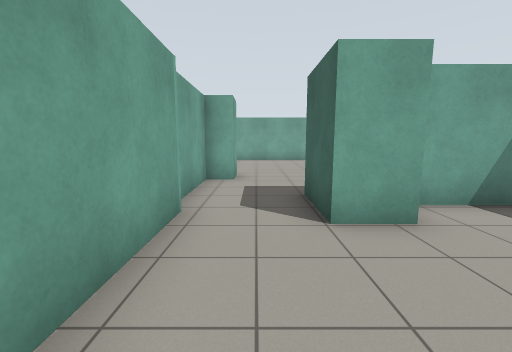
View 1 (above)

16 first-person views from a walk through a Gazebo world. The camera is 1.2 m above the floor, tilts 8° down and sees 90° across. The lines on the ground mark 1 m squares. The floor is counted in squares, 1 m on a side. Each view is taken from the middle of a square. On the plan, view 1 faces up. The plan holds only what a view shows up to about 12 squares ahead; the rest is blank.

View 2
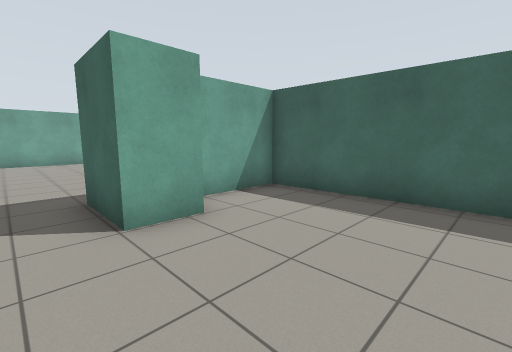

View 3
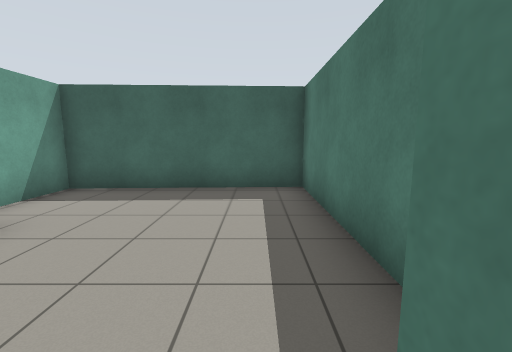

View 4
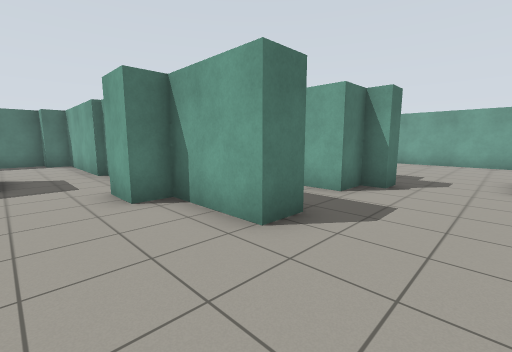

View 5
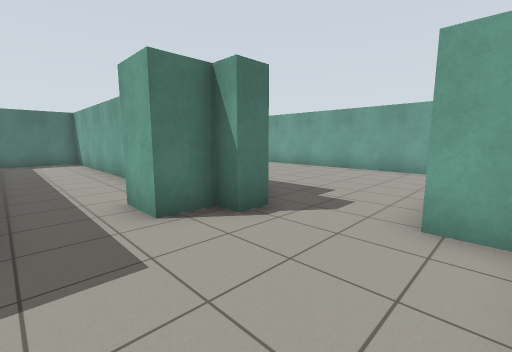

View 6
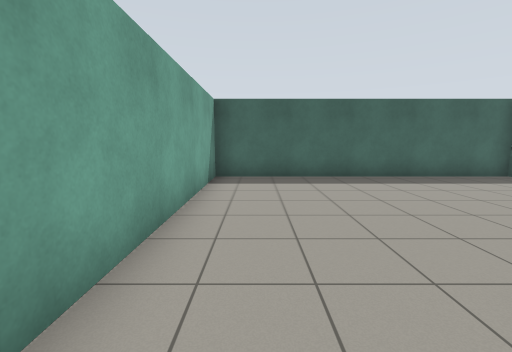

View 7
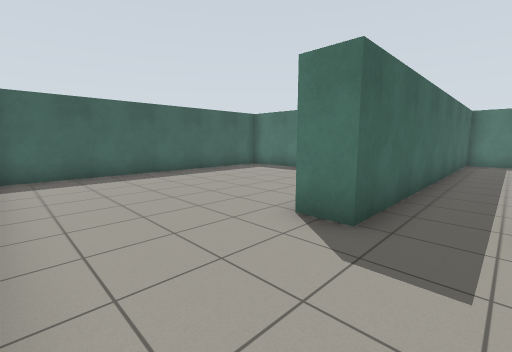

View 8
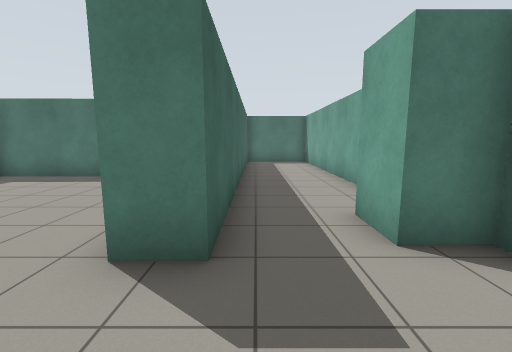

View 9
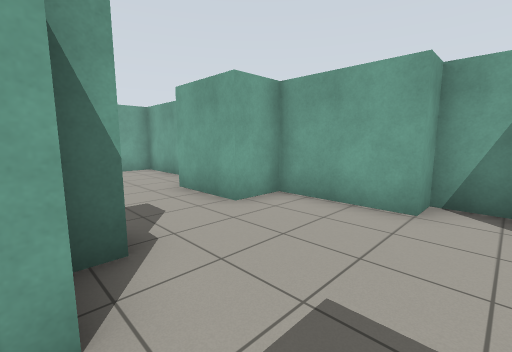

View 10
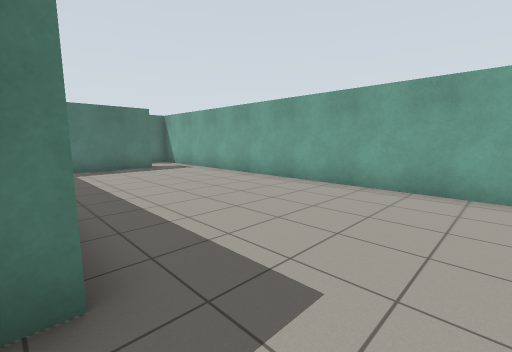

View 11
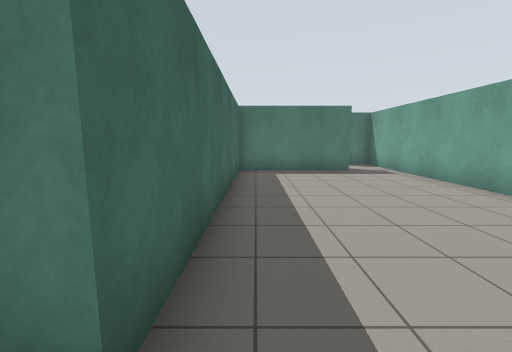

View 12
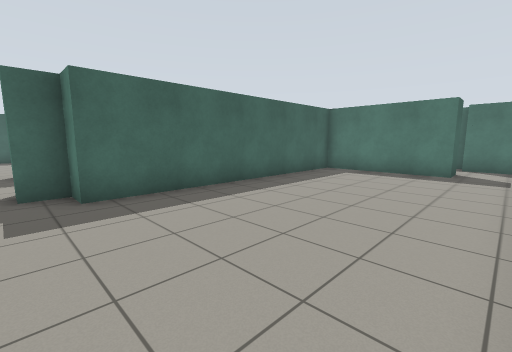

View 13
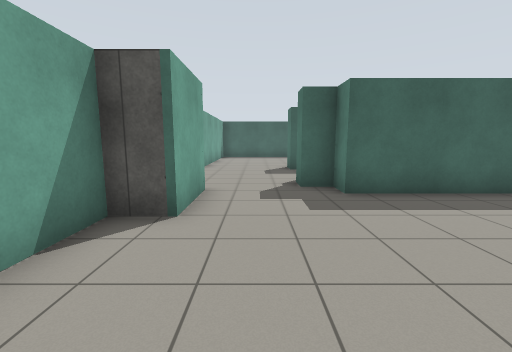

View 14
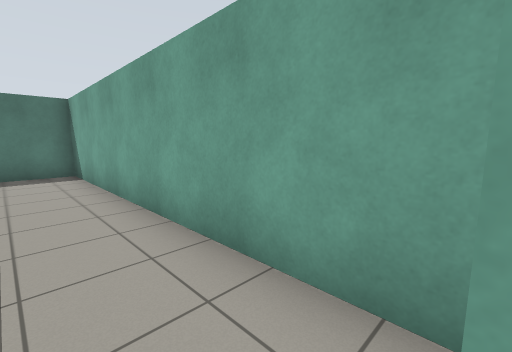

View 15
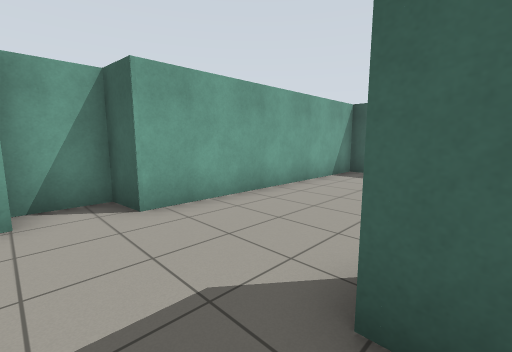

View 16
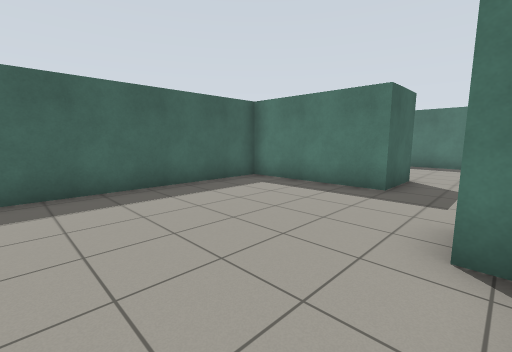

### Floor plan
Ten units are one square. View 1 is at (0, 0); x grows to the right and y downward. Boxes are objects, and circles mark ways between rooms. Rooms are numbered by the first view taken in them; rooms with no view inside come last. Other rooms are left out.
<svg viewBox="-140 -169 199 186">
<path fill="none" stroke="#000" d="M24 -36 11 -36M-4 12 54 12 54 -46 30 -46M-13 -43 -13 4 -4 4M-58 -112 -46 -112 -46 -99M-73 -110 -65 -110 -65 -119 -57 -119 -57 4 -25 4 -25 -116 -15 -116 -15 -90 -7 -90 -7 -77 -15 -77 -15 -42M11 -36 11 -55 54 -56 54 -153 -24 -153 -25 -164 -40 -164 -40 -156 -68 -156 -68 -142M-117 -9 -117 -19 -73 -19 -73 -110M-68 -142 -91 -142 -91 -153 -135 -153 -135 3"/>
<circle cx="-5" cy="-45" r="3" fill="#2a7"/>
<circle cx="-70" cy="-125" r="3" fill="#2a7"/>
<text x="20" y="-20">1</text>
<text x="-10" y="-100">2</text>
<text x="-110" y="-80">3</text>
</svg>
Room 1 opens to room 2. Room 2 opens to room 3.

Where each view was taken, in squares from view 1:
view 1: 0 up, 0 right, facing up
view 2: 0 up, 0 right, facing up-right
view 3: 0 up, 1 left, facing right
view 4: 14 up, 1 right, facing down-left
view 5: 15 up, 3 left, facing down-left
view 6: 14 up, 3 left, facing right
view 7: 15 up, 4 left, facing down-right
view 8: 14 up, 3 left, facing down
view 9: 11 up, 3 left, facing up-left
view 10: 13 up, 7 left, facing down-left
view 11: 12 up, 8 left, facing down
view 12: 12 up, 13 left, facing down-right
view 13: 13 up, 13 left, facing right
view 14: 10 up, 4 left, facing down-left
view 15: 11 up, 4 left, facing up-right
view 16: 12 up, 1 left, facing down-right
